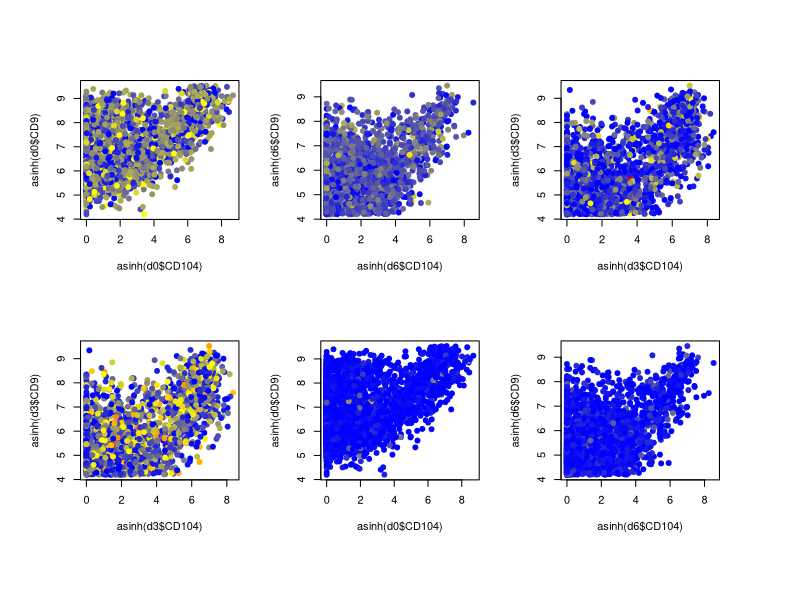

The R script that drew this image:
library(gplots) # needed for color palette

# load data
d <- read.csv('../../Data/Porpiglia/FR-FCM-ZY3K_gated.csv', as.is=TRUE)
#########
#DAY 0 ##
########
# subset day0 only
d0 <- d[d$sample == "Day0",]

mycol <- colorpanel(100,"blue","yellow","red")

getColor <- function(val, maxval=max(val), col=mycol, scale=c("linear","asinh")[2])
{
        if(scale=="linear")
        {
                v <- val
                mv <- max(maxval)
                i <- ifelse(100*v/mv > 100, 100, round(100*v/mv,1))
        } else if (scale=="asinh")
        {
                v <- asinh(val)
                mv <- asinh(max(maxval))
                i <- ifelse(100*v/mv > 100, 100, round(100*v/mv,1))
        }
        col[i]
}

par(mfcol=c(2,3), oma=c(4,2,2,4))
# plot points by CD104 and CD9 values colored by IdU value scaled to max value in full data
plot(asinh(d0$CD104), asinh(d0$CD9), 
     col=mycol[100*d0$IdU/max(d$IdU)], pch=19)

#DAY 3 
# subset day3 only
d3 <- d[d$sample == "Day3",]

mycol <- colorpanel(100,"blue","yellow","red")

getColor <- function(val, maxval=max(val), col=mycol, scale=c("linear","asinh")[2])
{
        if(scale=="linear")
        {
                v <- val
                mv <- max(maxval)
                i <- ifelse(100*v/mv > 100, 100, round(100*v/mv,1))
        } else if (scale=="asinh")
        {
                v <- asinh(val)
                mv <- asinh(max(maxval))
                i <- ifelse(100*v/mv > 100, 100, round(100*v/mv,1))
        }
        col[i]
}

# plot points by CD104 and CD9 values colored by IdU value scaled to max value in full data
plot(asinh(d3$CD104), asinh(d3$CD9), 
     col=mycol[100*d3$IdU/max(d$IdU)], pch=19)

#DAY6
# subset day6 only
d6 <- d[d$sample == "Day6",]

mycol <- colorpanel(100,"blue","yellow","red")

getColor <- function(val, maxval=max(val), col=mycol, scale=c("linear","asinh")[2])
{
        if(scale=="linear")
        {
                v <- val
                mv <- max(maxval)
                i <- ifelse(100*v/mv > 100, 100, round(100*v/mv,1))
        } else if (scale=="asinh")
        {
                v <- asinh(val)
                mv <- asinh(max(maxval))
                i <- ifelse(100*v/mv > 100, 100, round(100*v/mv,1))
        }
        col[i]
}

# plot points by CD104 and CD9 values colored by IdU value scaled to max value in full data
plot(asinh(d6$CD104), asinh(d6$CD9), 
     col=mycol[100*d6$IdU/max(d$IdU)], pch=19)

#MYoD 
## plot points by CD104 and CD9 values colored by MyoD value scaled to max value in full data

## Day 0 
plot(asinh(d0$CD104), asinh(d0$CD9), 
     col=mycol[100*d0$MyoD/max(d$MyoD)], pch=19)

## Day 3 
# plot points by CD104 and CD9 values colored by IdU value scaled to max value in full data
plot(asinh(d3$CD104), asinh(d3$CD9), 
     col=mycol[100*d3$MyoD/max(d$MyoD)], pch=19)

##Day 6 
# plot points by CD104 and CD9 values colored by IdU value scaled to max value in full data
plot(asinh(d6$CD104), asinh(d6$CD9), 
     col=mycol[100*d6$MyoD/max(d$MyoD)], pch=19)
